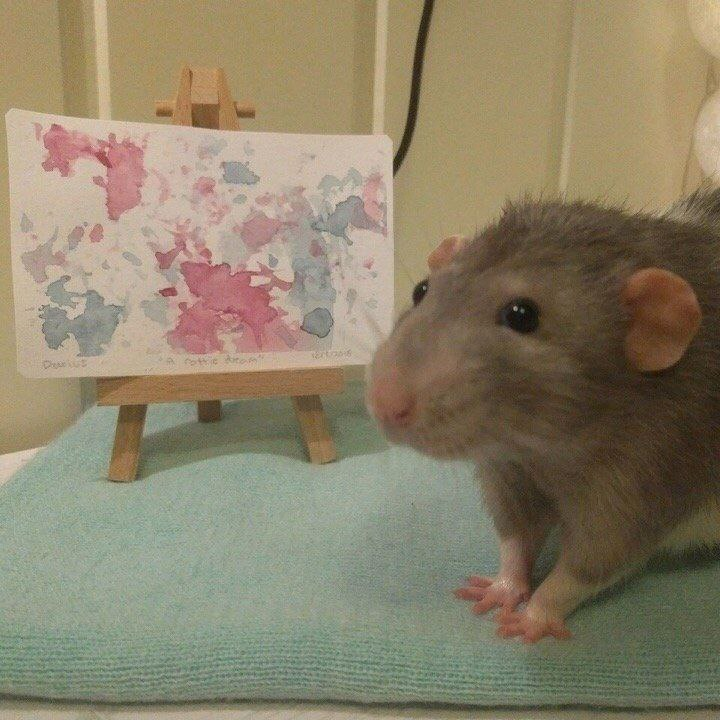
%> input picture lab-3/rat1.jpg, 720 x 720 px
$ octave lab3_gamma_color.m   (GNU Octave 9; MATLAB toolbox functions it lacks are replaced by stand-ins)
%> lines starting %> are read from the running program, lines starting %| are printed output that depends on the picture
rat=im2double(imread("rat1.jpg"));
rat_red=rat(:,:,1);
rat_green=rat(:,:,2);
rat_blue=rat(:,:,3);
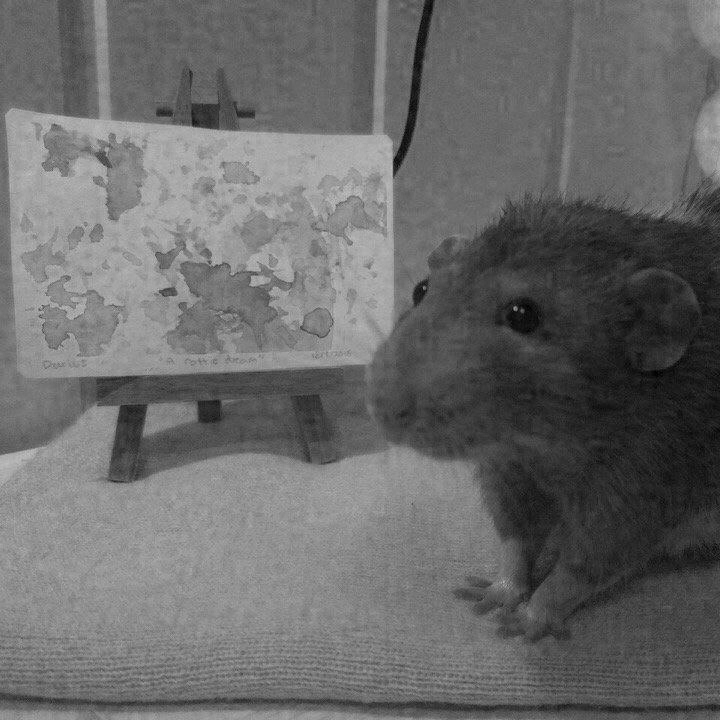
%> rat_blue: size 720x720 double; min 0, max 0.78, mean 0.414
c=1;
g=0.4;
rat_red_new_1=im2double(c.*rat_red.^g);
rat_green_new_1=im2double(c.*rat_green.^g);
rat_blue_new_1=im2double(c.*rat_blue.^g);
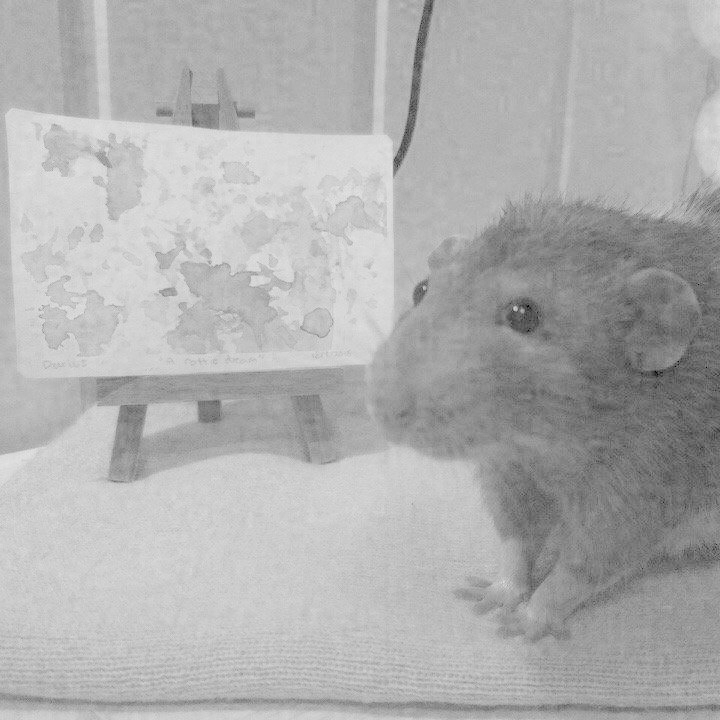
%> rat_blue_new_1: size 720x720 double; min 0, max 0.906, mean 0.688
c=1;
g=1;
rat_red_new_2=im2double(c.*rat_red.^g);
rat_green_new_2=im2double(c.*rat_green.^g);
rat_blue_new_2=im2double(c.*rat_blue.^g);
c=1;
g=2.5;
rat_red_new_3=im2double(c.*rat_red.^g);
rat_green_new_3=im2double(c.*rat_green.^g);
rat_blue_new_3=im2double(c.*rat_blue.^g);
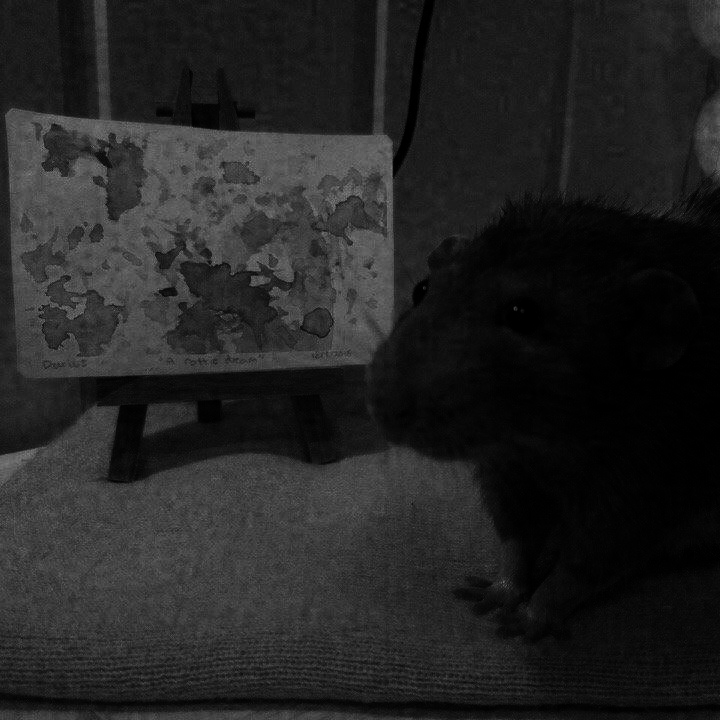
%> rat_blue_new_3: size 720x720 double; min 0, max 0.538, mean 0.139

rat_new_1=im2double(zeros(size(rat)));
rat_new_1(:,:,1)=rat_red_new_1;
rat_new_1(:,:,2)=rat_green_new_1;
rat_new_1(:,:,3)=rat_blue_new_1;
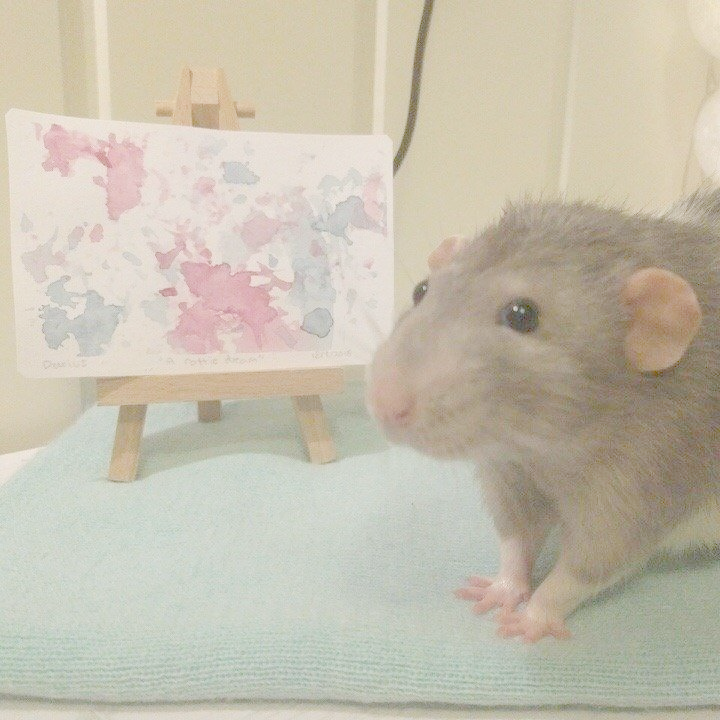
%> rat_new_1: size 720x720x3 double; mean R, G, B 0.776, 0.752, 0.688

rat_new_2=im2double(zeros(size(rat)));
rat_new_2(:,:,1)=rat_red_new_2;
rat_new_2(:,:,2)=rat_green_new_2;
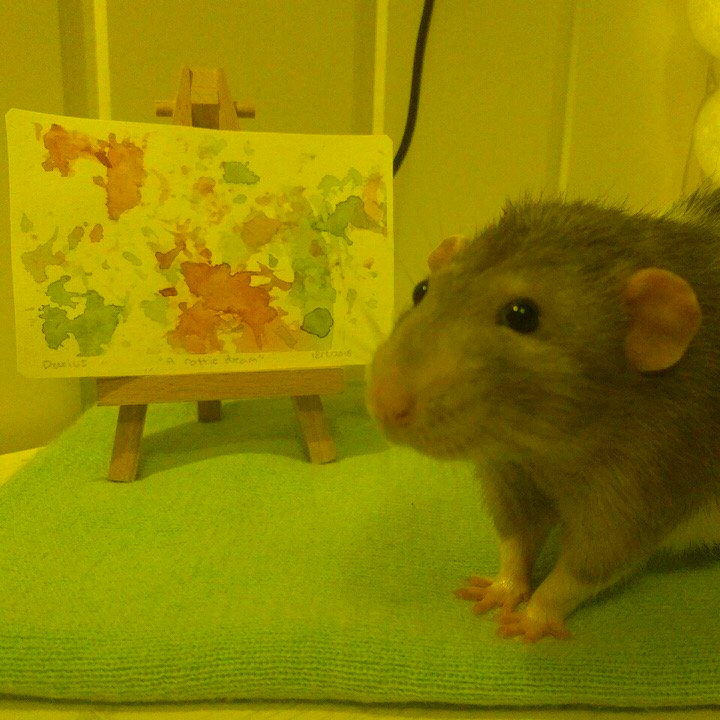
%> rat_new_2: size 720x720x3 double; mean R, G, B 0.548, 0.508, 0
rat_new_2(:,:,3)=rat_blue_new_2;

rat_new_3=im2double(zeros(size(rat)));
rat_new_3(:,:,1)=rat_red_new_3;
rat_new_3(:,:,2)=rat_green_new_3;
rat_new_3(:,:,3)=rat_blue_new_3;
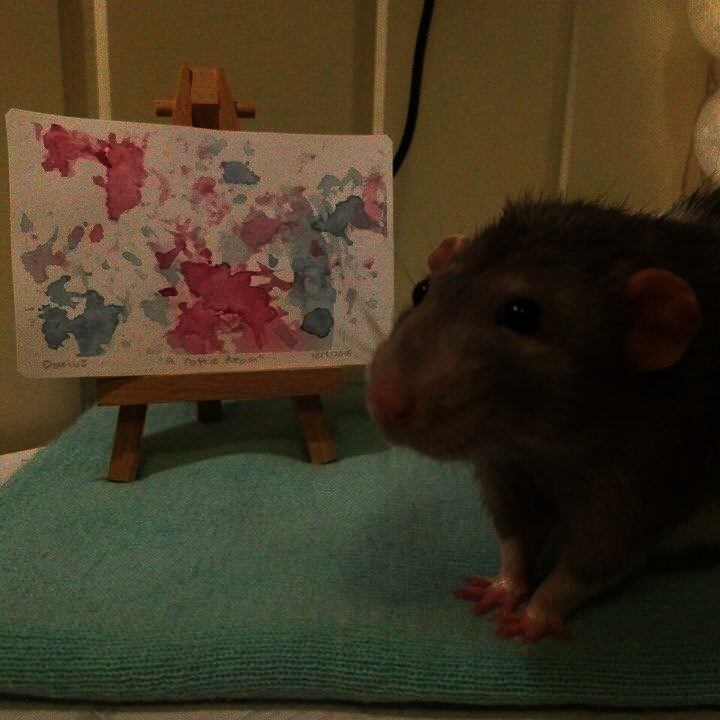
%> rat_new_3: size 720x720x3 double; mean R, G, B 0.257, 0.216, 0.139

subplot(4, 4, 1);
imshow(rat);
title('original');
subplot(4, 4, 2);
imhist(rat(:,:,1));
title('red');
subplot(4, 4, 3);
imhist(rat(:,:,2));
title('green');
subplot(4, 4, 4);
imhist(rat(:,:,3));
title('blue');

subplot(4, 4, 5);
imshow(rat_new_1);
title('gamma=0.4');
subplot(4, 4, 6);
imhist(rat_new_1(:,:,1));
title('red');
subplot(4, 4, 7);
imhist(rat_new_1(:,:,2));
title('green');
subplot(4, 4, 8);
imhist(rat_new_1(:,:,3));
title('blue');

subplot(4, 4, 9);
imshow(rat_new_2);
title('gamma=1');
subplot(4, 4, 10);
imhist(rat_new_2(:,:,1));
title('red');
subplot(4, 4, 11);
imhist(rat_new_2(:,:,2));
title('green');
subplot(4, 4, 12);
imhist(rat_new_2(:,:,3));
title('blue');

subplot(4, 4, 13);
imshow(rat_new_3);
title('gamma=2.5');
subplot(4, 4, 14);
imhist(rat_new_3(:,:,1));
title('red');
subplot(4, 4, 15);
imhist(rat_new_3(:,:,2));
title('green');
subplot(4, 4, 16);
imhist(rat_new_3(:,:,3));
title('blue');
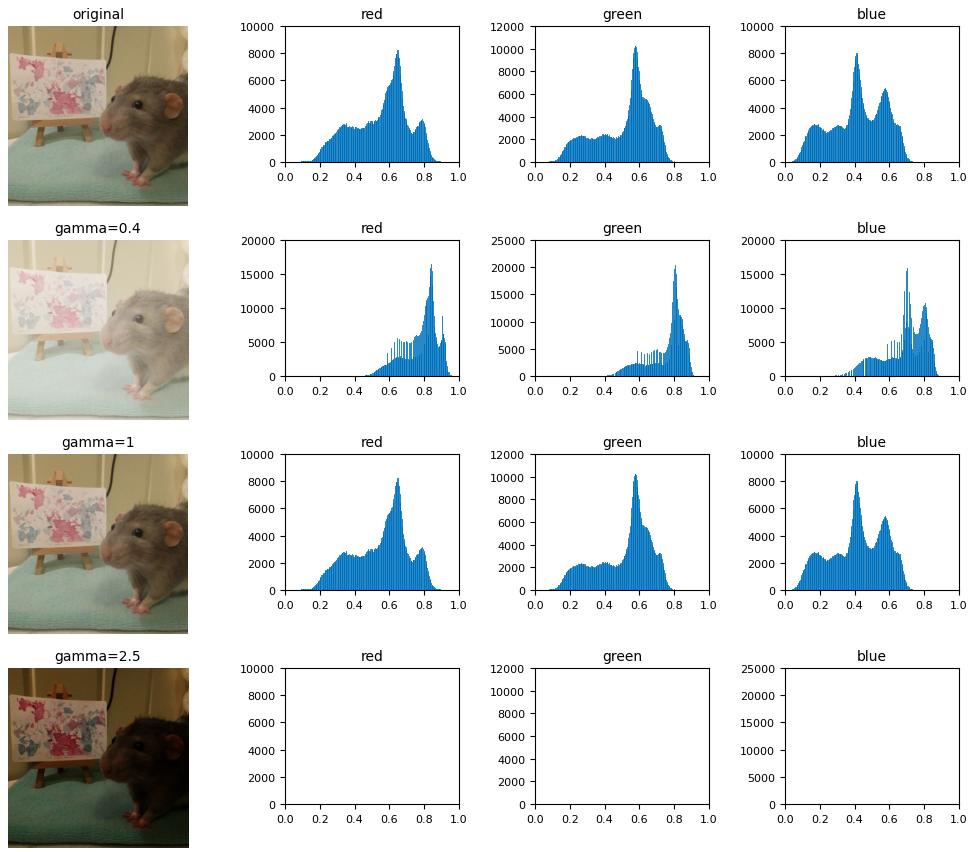
%> figure redrawn from the program's plot data, 16 panels

$ run again, with lab-3/rat2.jpg copied over lab-3/rat1.jpg
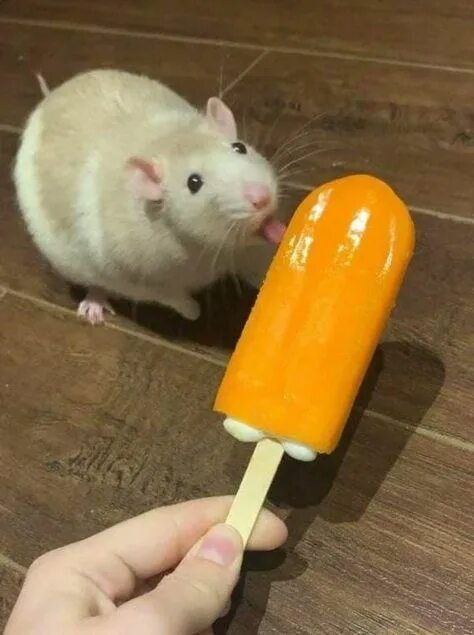
%> input picture lab-3/rat2.jpg, 474 x 635 px
%> `rat_new_2(:,:,2)=rat_green_new_2;`:
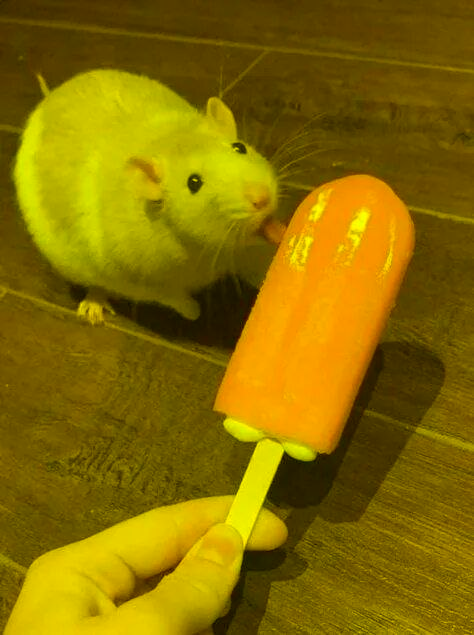
%> rat_new_2: size 635x474x3 double; mean R, G, B 0.53, 0.427, 0
%> `rat_new_3(:,:,3)=rat_blue_new_3;`:
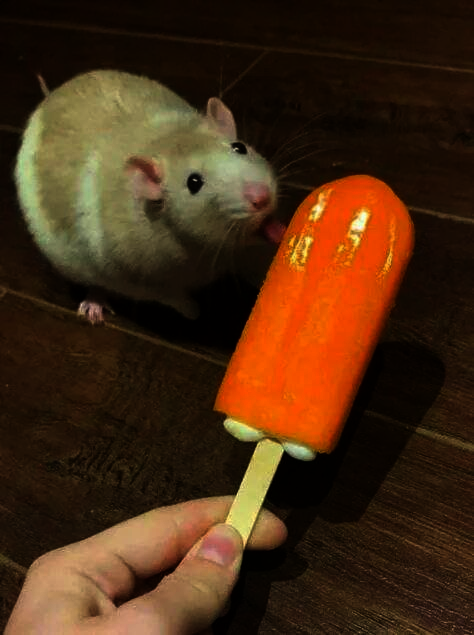
%> rat_new_3: size 635x474x3 double; mean R, G, B 0.281, 0.17, 0.0783
